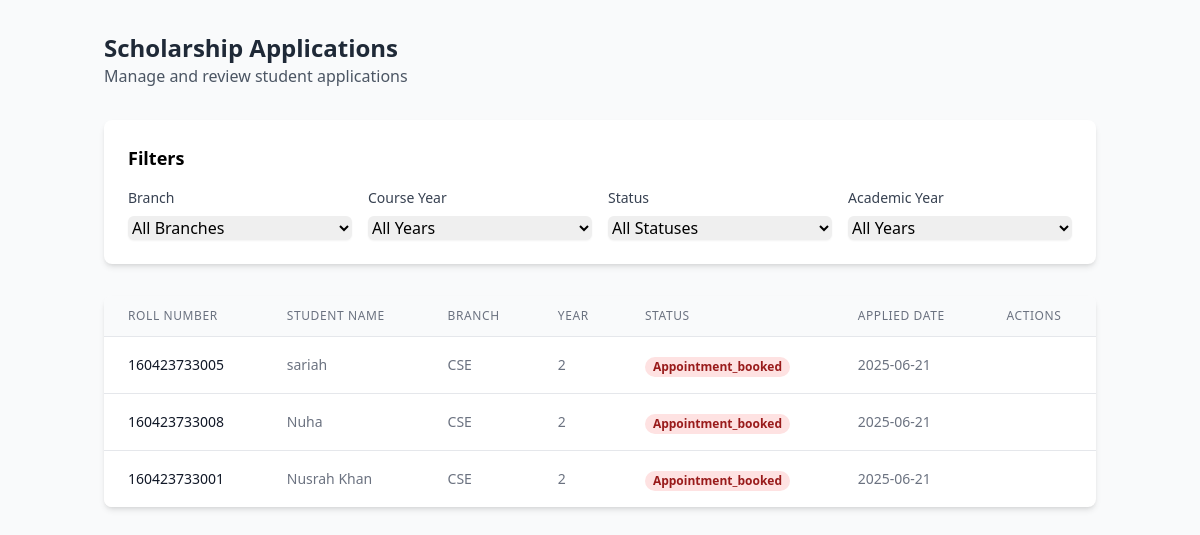
The app's page /applications_list (signed in), older data.
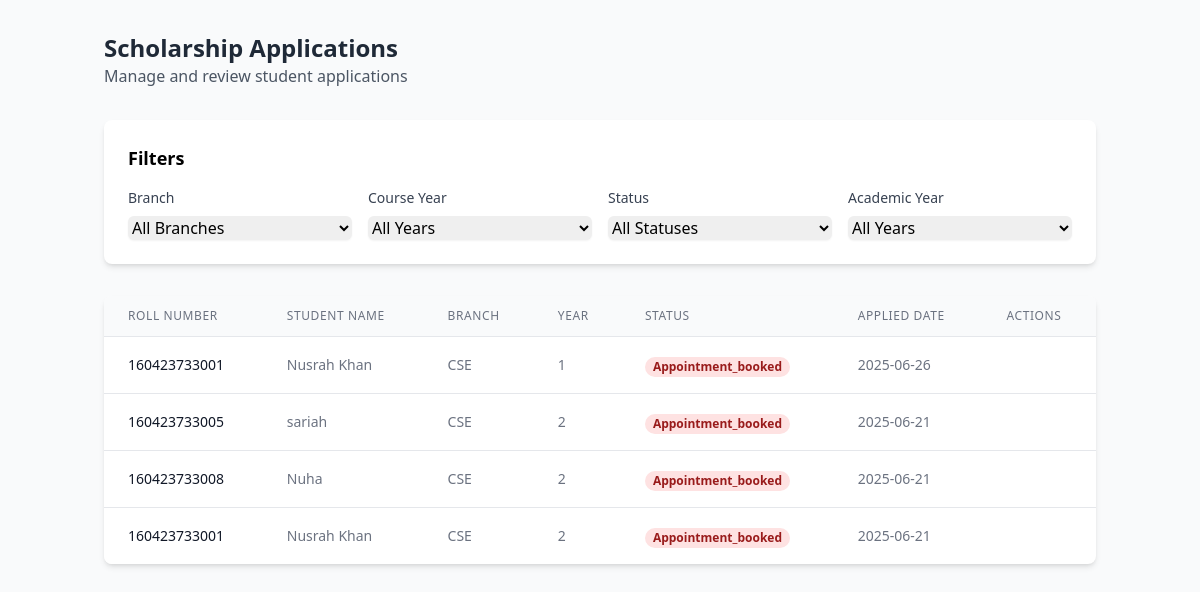
The same page, newer data.
### models.py (models this page shows, shortened)
class Student(db.Model):
    user_id = db.Column(db.Integer, primary_key=True, autoincrement=True)
    username = db.Column(db.String(80), nullable=False)
    email = db.Column(db.String(120), unique=True, nullable=False)
    password = db.Column(db.String(80), unique=True, nullable=False)
    roll_number = db.Column(db.String(80), unique=True, nullable=False)
    is_verified = db.Column(db.Boolean, default=False)

class ScholarshipApplication(db.Model):
    id = db.Column(db.String(20), primary_key=True)
    roll_number = db.Column(db.String(80), nullable=False)
    branch = db.Column(db.String(80), nullable=False)
    year = db.Column(db.String(20), nullable=False)
    lateral_entry = db.Column(db.Boolean, default=False)  # LE field
    scholarship_state = db.Column(db.String(80), default='pending')
    created_at = db.Column(db.DateTime, default=datetime.utcnow)

### main.py (the view)
@app.route('/applications_list')
def applic():
    print("Session:", dict(session))
    if 'admin_id' not in session or session.get('user_type') != 'admin':
        return redirect(url_for('admin_login'))
    try:
        branch = request.args.get('branch', 'All Branches')
        course_year = request.args.get('year', 'All Years')
        status = request.args.get('scholarship_state', 'All Statuses')
        academic_year = request.args.get('academic_year', 'All Years')
        print(f"Applied filters - branch: {branch}, year: {course_year}, status: {status}, academic_year: {academic_year}")
        query = ScholarshipApplication.query
        if branch and branch != 'All Branches':
            query = query.filter(ScholarshipApplication.branch == branch)
        if status and status != 'All Statuses':
            query = query.filter(ScholarshipApplication.scholarship_state == status)
        if course_year and course_year != 'All Years' and course_year.isdigit():
            query = query.filter(ScholarshipApplication.year == course_year)
        if academic_year and academic_year != 'All Years':
            try:
                year_int = int(academic_year)
                query = query.filter(extract('year', ScholarshipApplication.created_at) == year_int)
            except ValueError:
                print(f"Invalid academic year value: {academic_year}")
        applications_data = []
        raw_applications = query.order_by(ScholarshipApplication.created_at.desc()).all()
        for application in raw_applications:
            student = Student.query.filter(Student.email.like(f"{application.roll_number}%")).first()
            if student:
                applications_data.append({
                    'id': application.id,
                    'roll_number': application.roll_number,
                    'branch': application.branch,
                    'year': application.year,
                    'scholarship_state': application.scholarship_state,
                    'created_at': application.created_at,
                    'student_name': student.username,
                    'student_email': student.email
                })
        print(f"Processed {len(applications_data)} applications with student data")
        branches = [
            'CSE',
            'IT',
            'ECE',
            'EEE',
            'Mech',
            'AIML',
            'AIDS',
            'CSE(DS)',
            'CSAI',
            'Civil'
        ]
        course_years = [1, 2, 3, 4]
        academic_years_query = db.session.query(
            extract('year', ScholarshipApplication.created_at).label('year')
        ).filter(
            ScholarshipApplication.created_at.isnot(None)
        ).distinct()
        academic_years = sorted(set(
            int(year[0]) for year in academic_years_query.all()
            if year[0] is not None
        ), reverse=True) or [datetime.now().year]
        print(f"Found {len(applications_data)} applications")  # Debug log
        return render_template(
            'applications_list.html',
            applications=applications_data,
            branches=branches,
            years=course_years,
            academic_years=academic_years,  # Convert to int and filter None
            statuses=['started', 'documents_verified', 'appointment_booked', 'completed'],
            current_filters={
                'branch': branch,
                'year': course_year,
                'status': status,
                'academic_year': academic_year
            }
        )
    except Exception as e:
        print(f"Error loading admin applications: {str(e)}")
        import traceback
        traceback.print_exc()
        return redirect(url_for('admin_dashboard'))

### templates/applications_list.html (shortened to what the changed rows need)
<!DOCTYPE html>
<html lang="en">
<head>
    <script src="https://cdn.tailwindcss.com"></script>
    <link rel="stylesheet" href="https://cdnjs.cloudflare.com/ajax/libs/font-awesome/6.4.0/css/all.min.css">
</head>
<body class="bg-gray-50 min-h-screen">
    <div class="container mx-auto px-4 py-8">
        <div class="mb-8">
            <h1 class="text-2xl font-bold text-gray-800">Scholarship Applications</h1>
        </div>
        <div class="bg-white rounded-lg shadow-md p-6 mb-8">
            <h2 class="text-lg font-semibold mb-4">Filters</h2>
        </div>
        <div class="bg-white rounded-lg shadow-md overflow-hidden">
            <div class="overflow-x-auto">
                <table class="min-w-full divide-y divide-gray-200">
                    <thead class="bg-gray-50">
                        <tr>
                            <th class="px-6 py-3 text-left text-xs font-medium text-gray-500 uppercase tracking-wider">Roll Number</th>
                            <th class="px-6 py-3 text-left text-xs font-medium text-gray-500 uppercase tracking-wider">Student Name</th>
                            <th class="px-6 py-3 text-left text-xs font-medium text-gray-500 uppercase tracking-wider">Branch</th>
                            <th class="px-6 py-3 text-left text-xs font-medium text-gray-500 uppercase tracking-wider">Year</th>
                            <th class="px-6 py-3 text-left text-xs font-medium text-gray-500 uppercase tracking-wider">Status</th>
                            <th class="px-6 py-3 text-left text-xs font-medium text-gray-500 uppercase tracking-wider">Applied Date</th>
                            <th class="px-6 py-3 text-left text-xs font-medium text-gray-500 uppercase tracking-wider">Actions</th>
                        </tr>
                    </thead>
                    <tbody class="bg-white divide-y divide-gray-200">
                        {% for app in applications %}
                        <tr class="hover:bg-gray-50">
                            <td class="px-6 py-4 whitespace-nowrap text-sm font-medium text-gray-900">
                                {{ app.roll_number }}
                            </td>
                            <td class="px-6 py-4 whitespace-nowrap text-sm text-gray-500">
                                {{ app.student_name }}
                            </td>
                            <td class="px-6 py-4 whitespace-nowrap text-sm text-gray-500">
                                {{ app.branch }}
                            </td>
                            <td class="px-6 py-4 whitespace-nowrap text-sm text-gray-500">
                                {{ app.year }}
                            </td>
                            <td class="px-6 py-4 whitespace-nowrap">
                                <span class="px-2 inline-flex text-xs leading-5 font-semibold rounded-full
                                    {% if app.scholarship_state == 'started' %}bg-green-100 text-green-800
                                    {% elif app.scholarship_state == 'documents_verified' %}bg-yellow-100 text-yellow-800
                                    {% elif app.scholarship_state == 'appointment_booked' %}bg-red-100 text-red-800
                                    {% else %}bg-blue-100 text-blue-800{% endif %}">
                                    {{ app.scholarship_state|title }}
                                </span>
                            </td>
                            <td class="px-6 py-4 whitespace-nowrap text-sm text-gray-500">
                                {{ app.created_at.strftime('%Y-%m-%d') }}
                            </td>
                        </tr>
                        {% endfor %}
                    </tbody>
                </table>
            </div>
        </div>
    </div>
</body>
</html>

Row changes from the older to the newer data that the page shows:
added ScholarshipApplication: roll_number "160423733001", branch "CSE", scholarship_state "Appointment_booked", created_at "2025-06-26"
Text that changed along with them:
new list line: "Nusrah Khan"
new list line: "1"
